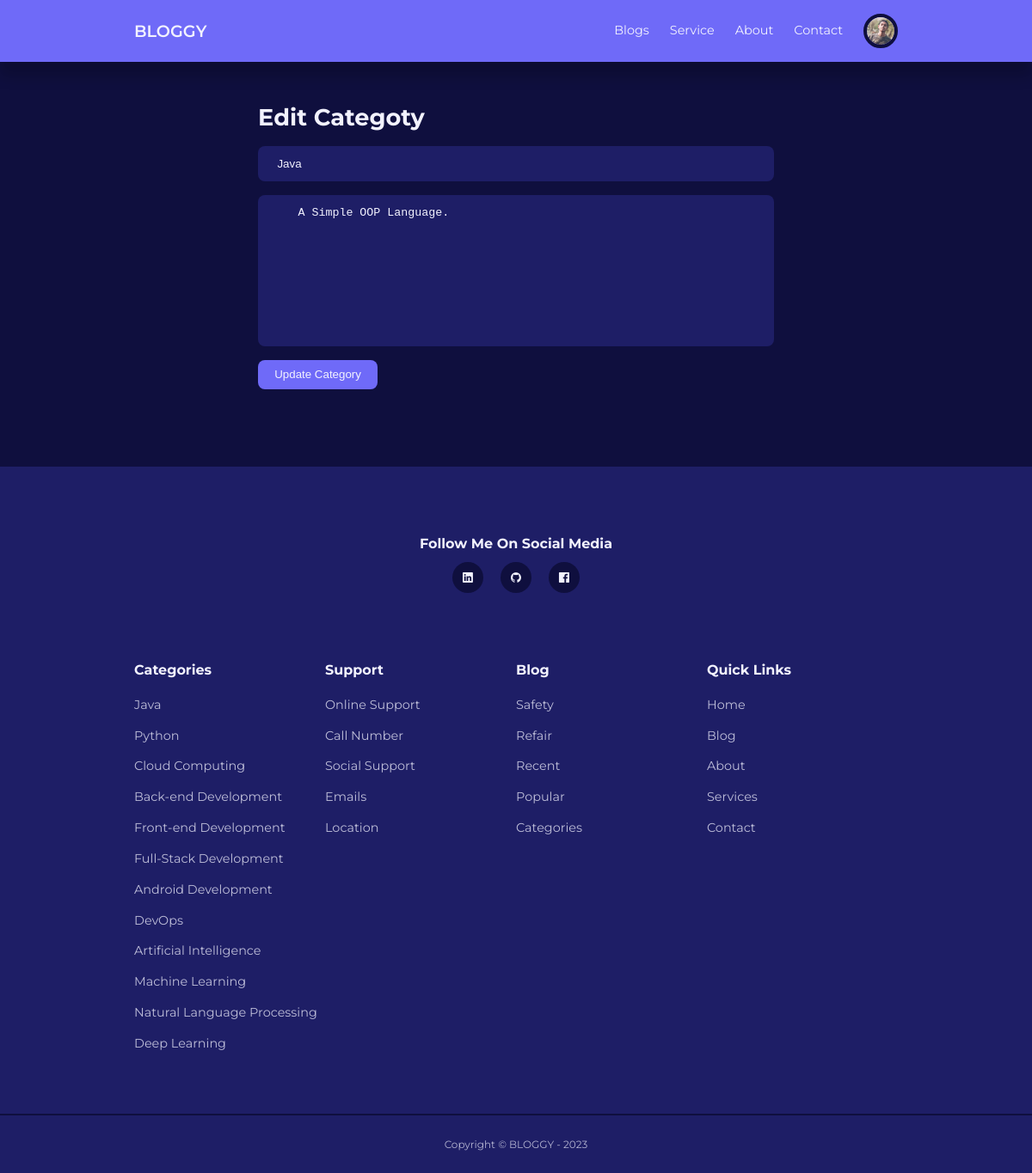
Screenshot of /admin/edit-category.php?id=5 (signed in) with the database file from the repository.
### tables this page shows
CREATE TABLE `users` (
  `id` int(11) NOT NULL,
  `first_name` varchar(30) NOT NULL,
  `last_name` varchar(30) NOT NULL,
  `username` varchar(30) NOT NULL,
  `email` varchar(50) NOT NULL,
  `password` varchar(255) NOT NULL,
  `avatar` varchar(255) DEFAULT NULL,
  `description` varchar(500) NOT NULL,
  `is_admin` tinyint(1) NOT NULL DEFAULT 0
);

CREATE TABLE `categories` (
  `id` int(11) NOT NULL,
  `title` varchar(255) NOT NULL,
  `description` varchar(500) NOT NULL DEFAULT 'This is a default description for this title.'
);

### admin/partials/header.php (called while the page is built, shortened)
<?php
require '../partials/header.php';

### admin/edit-category.php (the view, shortened to what this page needs)
<?php
include 'partials/header.php';
if(isset($_GET['id']) && $_GET['id'] > 0){
    $id = $_GET['id'];
    $sql = "SELECT * FROM categories WHERE id=$id";
    $result = mysqli_query($conn, $sql);
    if($result){
        $category = mysqli_fetch_assoc($result);
    }
}
else{
    header('location: '.ROOT_URL.'admin/manage-categories.php');
    die();
}
?>
    <section class="form__section">
        <div class="form__section-container">
            <h2>Edit Categoty</h2>
            <form action="<?= ROOT_URL ?>model/update-category.php" enctype="multipart/form-data" method="post">
                <input type="text" name="title" placeholder="Category Title" value="<?= $category['title']?>">
                <textarea name="description" id="" cols="30" rows="10" placeholder="Category Description..."> <?= $category['description'] ?></textarea>
               <button type="submit" class="btn" name="submit">Update Category</button>
            </form>
        </div>
    </section>
<?php
include '../partials/footer.php';
?>

### partials/header.php (shortened to what this page needs)
<?php
require 'config/database.php';
if(isset($_SESSION['user-id'])){
    $id = filter_var($_SESSION['user-id'], FILTER_SANITIZE_NUMBER_INT);
    $sql = "SELECT * from users where id='$id'";
    $res = mysqli_query($conn, $sql);
    $user = mysqli_fetch_assoc($res);
}
?>
<!DOCTYPE html>
<html lang="en">
<head>
    <link rel="stylesheet" href="<?= ROOT_URL ?>css/style.css">
    <link rel="stylesheet" href="https://unicons.iconscout.com/release/v4.0.0/css/line.css">
</head>
<body>
    <nav>
        <div class="container nav__container">
            <a href="<?= ROOT_URL ?>" class="nav__logo">BLOGGY</a>
            <ul class="nav__items">
                <li><a href="<?= ROOT_URL ?>blog.php">Blogs</a></li>
                <li><a href="<?= ROOT_URL ?>service.php">Service</a></li>
                <li><a href="<?= ROOT_URL ?>about.php">About</a></li>
                <li><a href="<?= ROOT_URL ?>contact.php">Contact</a></li>
                <?php if(isset($_SESSION['user-id'])) : ?>
                <li class="nav__profile">
                    <div class="avatar">
                        <img src="<?= ROOT_URL .'images/avatar/'. $user['avatar']?>" alt="">
                    </div>
                </li>
                <?php else : ?>
                <li><a href="<?= ROOT_URL ?>signin.php">Login</a></li>
                <?php endif ?>
            </ul>
        </div>
    </nav>

### partials/footer.php (shortened to what this page needs)
<footer>
        <h4 style="text-align: center; margin-bottom: 10px;">Follow Me On Social Media</h4>
        <div class="footer__social">
            <a href="https://www.linkedin.com/in/nayem11" target="_blank" title="LinkedIn"><i class="uil uil-linkedin"></i></a>
            <a href="https://www.github.com/nayem1108" target="_blank" title="GitHub"><i class="uil uil-github"></i></a>
            <a href="https://www.facebook.com/mrnayemuddin" target="_blank" title="Facebook"><i class="uil uil-facebook"></i></a>
        </div>
        <div class="container footer__container">
            <article>
                <h4>Categories</h4>
                <ul>
                    <?php
                    $sql1 = "SELECT * FROM categories";
                    $cat_res_footer = mysqli_query($conn, $sql1);
                    while($category_footer = mysqli_fetch_assoc($cat_res_footer)):?>
                   <li><a href="<?= ROOT_URL ?>category-posts.php?category_id=<?= $category_footer['id']?>"><?= $category_footer['title']?></a></li>
                  <?php endwhile?>
                </ul>
            </article>
            <article>
                <h4>Support</h4>
                <ul>
                   <li><a href="">Online Support</a></li>
                   <li><a href="">Call Number</a></li>
                   <li><a href="">Social Support</a></li>
                   <li><a href="">Emails</a></li>
                   <li><a href="">Location</a></li>
                </ul>
            </article>
            <article>
                <h4>Blog</h4>
                <ul>
                   <li><a href="">Safety</a></li>
                   <li><a href="">Refair</a></li>
                   <li><a href="">Recent</a></li>
                   <li><a href="">Popular</a></li>
                   <li><a href="">Categories</a></li>
                </ul>
            </article>
            <article>
                <h4>Quick Links</h4>
                <ul>
                   <li><a href="<?= ROOT_URL ?>">Home</a></li>
                   <li><a href="<?= ROOT_URL ?>blog.php">Blog</a></li>
                   <li><a href="<?= ROOT_URL ?>about.php">About</a></li>
                   <li><a href="<?= ROOT_URL ?>service.php">Services</a></li>
                   <li><a href="<?= ROOT_URL ?>contact.php">Contact</a></li>
                </ul>
            </article>
        </div>
        <div class="footer__copyright">
            <small>Copyright &copy; BLOGGY - 2023</small>
        </div>
    </footer>
</body>
</html>

### css/style.css (style rules this page uses)
:root { --color-primary: #6f6af8; --color-primary-light: hsla(242, 86%, 66%, 0.18); --color-primary-variant: #5854c7; --color-red: #da0f3f; --color-red-light: hsl(346, 87%, 46%, 15%); --color-green: #00c476; --color-green-light: hsl(156, 100%, 38%, 15%); --color-gray-900: #1e1e66; --color-gray-700: #2d2b7c; --color-gray-300: rgba(242, 242, 254, 0.3); --color-gray-200: rgba(242, 242, 254, 0.7); --color-white: #f2f2fe; --color-bg: #0f0f3e; --transition: all 300ms ease; --container-width-lg: 74%; --container-width-md: 88%; --form-width: 50%; --card-border-radius-1: 0.3rem; --card-border-radius-2: 0.5rem; --card-border-radius-3: 0.8rem; --card-border-radius-4: 2rem; --card-border-radius-5: 5rem; }
* { margin: 0; padding: 0; outline: 0; border: 0; appearance: 0; list-style: none; text-decoration: none; box-sizing: border-box; }
body { font-family: 'Montserrat', sans-serif; line-height: 1.6; color: var(--color-gray-200); overflow-x: hidden; background: var(--color-bg); font-size: 0.9rem; }
.container { width: var(--container-width-lg); max-width: 1800px; margin-inline: auto; }
section { margin-top: 3rem; width: 100vw; }
h1, h2, h3, h4, h5 { color: var(--color-white); line-height: 1.3; }
h2 { font-size: 1.7rem; margin: 1rem 0; }
h4 { font-size: 1rem; }
a { color: var(--color-white); transition: var(--transition); }
img { display: block; width: 100%; object-fit: cover; }
nav { background: var(--color-primary); width: 100vw; height: 4.5rem; position:fixed; top: 0; z-index: 10; box-shadow: 0 1rem 1rem rgba(0, 0, 0, 0.2); }
.nav__container { height: 100%; display: flex; align-items: center; justify-content: space-between; }
.avatar { width: 2.5rem; height:2.5rem; aspect-ratio: 1/1; border-radius: 50%; overflow: hidden; border: 0.3rem solid var(--color-bg); }
.nav__logo { font-weight: 600; font-size: 1.2rem; }
.nav__items { display: flex; align-items: center; gap: 1.5rem; }
.nav__profile { position: relative; cursor: pointer; }
footer { background:var(--color-gray-900); padding: 5rem 0 0; box-shadow: inset 0 1.5rem 1.5 rgba(0, 0, 0, 0.2); }
.footer__social { margin-inline: auto; width: fit-content; margin-bottom: 5rem; display: flex; justify-content: space-between; align-items: center; gap: 1.2rem; }
.footer__social a { background: var(--color-bg); border-radius: 50%; width: 2.3rem; height: 2.3rem; display: flex; align-items: center; justify-content: center; }
.footer__container { display: grid; grid-template-columns: repeat(4, 1fr); }
footer h4 { color:var(--color-white); margin-bottom: 0.7rem; }
footer ul li { padding: 0.4rem 0; }
footer ul a { opacity: 0.75; }
.footer__copyright { text-align: center; padding: 1.5rem 0; border-top:2px solid var(--color-bg); margin-top: 4rem; }
.btn { display: inline-block; width: fit-content; padding: 0.6rem 1.2rem; background-color: var(--color-primary); border-radius: var(--card-border-radius-2); cursor: pointer; transition: var(--transition); color: var(--color-white); }
.form__section { margin-top: 5rem; display: grid; place-items: center; height: auto; margin-bottom: 10px; }
.form__section-container { width: var(--form-width); }
form { display: flex; flex-direction: column; gap: 1rem; }
input, textarea, select { padding: 0.8rem 1.4rem; background-color: var(--color-gray-900); border-radius: var(--card-border-radius-2); resize: none; color: var(--color-white); }

### rows the page displays
users: avatar (picture)
categories: title "Java", description "A Simple OOP Language."
categories: title "Python"
categories: title "Cloud Computing"
categories: title "Back-end Development"
categories: title "Front-end Development"
categories: title "Full-Stack Development"
categories: title "Android Development"
categories: title "DevOps"
categories: title "Artificial Intelligence"
categories: title "Machine Learning"
categories: title "Natural Language Processing"
categories: title "Deep Learning"
